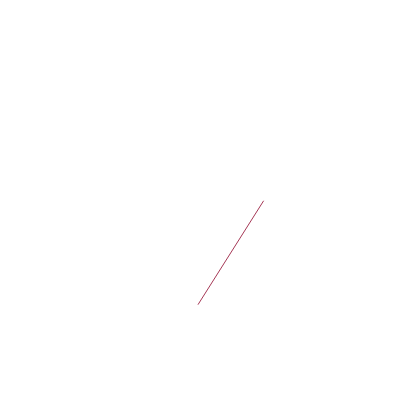
Frame 1 (no input)
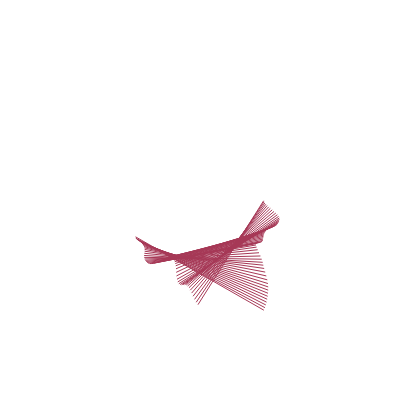
Frame 60 (no input)
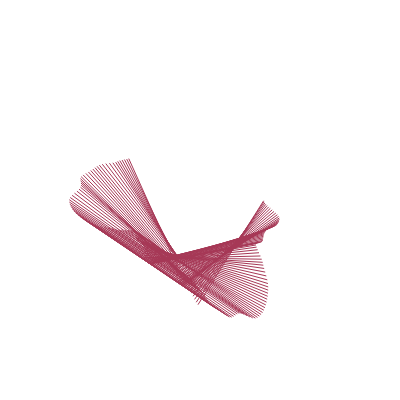
Frame 120 (the mouse pressed at the canvas centre since frame 60)

The p5.js sketch that drew these frames (run headless with seeded random() and noise() and a simulated clock; from frame 60 on, the mouse is pressed at the canvas centre):

// p5.js sketch
// ── sketch.js

var w = 400;
var h = 400;
var point1 = new Array(2);
var point2 = new Array(2);
var d;
var r = 200;
var seed1;
var seed2;
function setup() {
  createCanvas(w, h);
  background(255);//white
  d = TWO_PI / 360;
  seed1 = random();
  seed2 = random();
}

function draw() {
  push();
  translate(w / 2, h / 2);
  var n1 = noise(seed1 + 0.02 * frameCount) * r;
  var n2 = noise(seed2 + 0.02 * frameCount) * r;
  point1[0] = cos(d * frameCount) * n1;
  point1[1] = sin(d * frameCount) * n1;
  point2[0] = cos(d * frameCount + HALF_PI) * n2;
  point2[1] = sin(d * frameCount + HALF_PI) * n2;
  stroke(frameCount / 5);
  stroke(166, 56, 86);
  if(frameCount > 1250){
    noLoop();
  }
  line(point1[0],point1[1],point2[0],point2[1]);
  pop()
}
